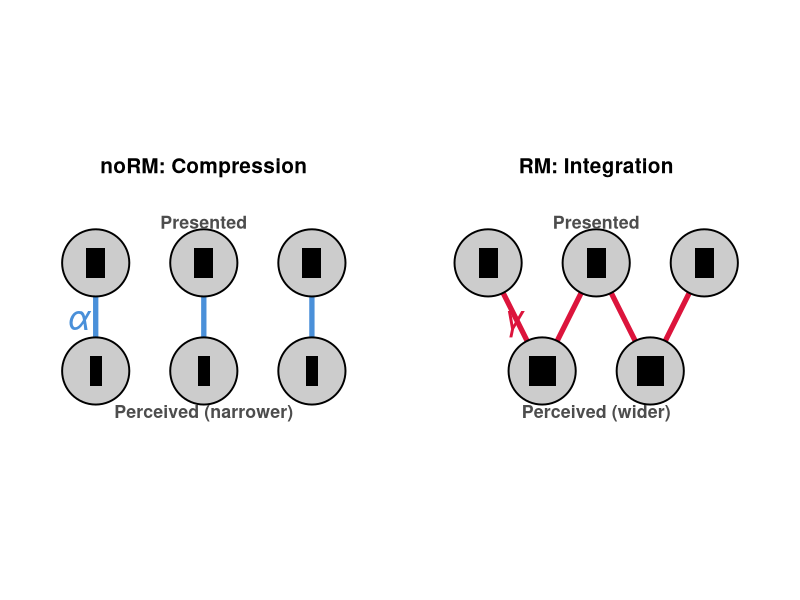

Source code (R):
library(ggplot2)
library(dplyr)
library(patchwork)

W_top         <- 0.35
W_bot_noRM    <- 0.22
W_bot_RM      <- 0.50
bar_h         <- 0.55
col_circle    <- "grey80"
col_bar       <- "black"
col_compress  <- "#4A90D9"
col_integrate <- "#DC143C"
circle_size   <- 22
line_width    <- 1.8

make_bars <- function(xs, y, widths, height = bar_h) {
  data.frame(
    xmin = xs - widths / 2,
    xmax = xs + widths / 2,
    ymin = y - height / 2,
    ymax = y + height / 2
  )
}

make_circles <- function(xs, y) {
  data.frame(x = xs, y = y)
}


# ===== LEFT: noRM — Compression =====

top_xL <- c(-2, 0, 2)
bot_xL <- top_xL

lines_L <- data.frame(x = top_xL, xend = bot_xL, y = 2, yend = 0)

bars_L <- bind_rows(
  make_bars(top_xL, 2, rep(W_top,     3)),
  make_bars(bot_xL, 0, rep(W_bot_noRM, 3))
)
circ_L <- bind_rows(
  make_circles(top_xL, 2),
  make_circles(bot_xL, 0)
)

fig_L <- ggplot() +
  geom_segment(data = lines_L,
               aes(x = x, xend = xend, y = y, yend = yend),
               colour = col_compress, linewidth = line_width) +
  geom_point(data = circ_L, aes(x = x, y = y),
             shape = 21, size = circle_size,
             fill = col_circle, colour = "black", stroke = 1) +
  geom_rect(data = bars_L,
            aes(xmin = xmin, xmax = xmax, ymin = ymin, ymax = ymax),
            fill = col_bar) +
  annotate("text", x = -2.35, y = 1, label = "\u03b1",
           colour = col_compress, size = 9, fontface = "italic") +
  annotate("text", x = 0, y = 2.75, label = "Presented",
           size = 4.5, fontface = "bold", colour = "grey30") +
  annotate("text", x = 0, y = -0.75, label = "Perceived (narrower)",
           size = 4.5, fontface = "bold", colour = "grey30") +
  coord_fixed(xlim = c(-3.3, 3.3), ylim = c(-1.1, 3.1)) +
  labs(title = "noRM: Compression") +
  theme_void() +
  theme(plot.title = element_text(hjust = 0.5, size = 15,
                                  face = "bold", colour = "black",
                                  margin = margin(b = 10)))


# ===== RIGHT: RM — Integration =====

top_xR <- c(-2, 0, 2)
bot_xR <- c(-1, 1)

lines_R <- data.frame(
  x    = c(-2,  0,  0,  2),
  xend = c(-1, -1,  1,  1),
  y    = 2,
  yend = 0
)

bars_R <- bind_rows(
  make_bars(top_xR, 2, rep(W_top,   3)),
  make_bars(bot_xR, 0, rep(W_bot_RM, 2))
)
circ_R <- bind_rows(
  make_circles(top_xR, 2),
  make_circles(bot_xR, 0)
)

fig_R <- ggplot() +
  geom_segment(data = lines_R,
               aes(x = x, xend = xend, y = y, yend = yend),
               colour = col_integrate, linewidth = line_width) +
  geom_point(data = circ_R, aes(x = x, y = y),
             shape = 21, size = circle_size,
             fill = col_circle, colour = "black", stroke = 1) +
  geom_rect(data = bars_R,
            aes(xmin = xmin, xmax = xmax, ymin = ymin, ymax = ymax),
            fill = col_bar) +
  annotate("text", x = -1.55, y = 1, label = "\u03b3",
           colour = col_integrate, size = 9, fontface = "italic") +
  annotate("text", x = 0, y = 2.75, label = "Presented",
           size = 4.5, fontface = "bold", colour = "grey30") +
  annotate("text", x = 0, y = -0.75, label = "Perceived (wider)",
           size = 4.5, fontface = "bold", colour = "grey30") +
  coord_fixed(xlim = c(-3.3, 3.3), ylim = c(-1.1, 3.1)) +
  labs(title = "RM: Integration") +
  theme_void() +
  theme(plot.title = element_text(hjust = 0.5, size = 15,
                                  face = "bold", colour = "black",
                                  margin = margin(b = 10)))


# ===== Combine =====

fig <- fig_L | fig_R

dir.create("shared/outputs", recursive = TRUE, showWarnings = FALSE)
ggsave("shared/outputs/model_schema_mechanism.png", fig,
       width = 11, height = 5.5, dpi = 300, bg = "white")
